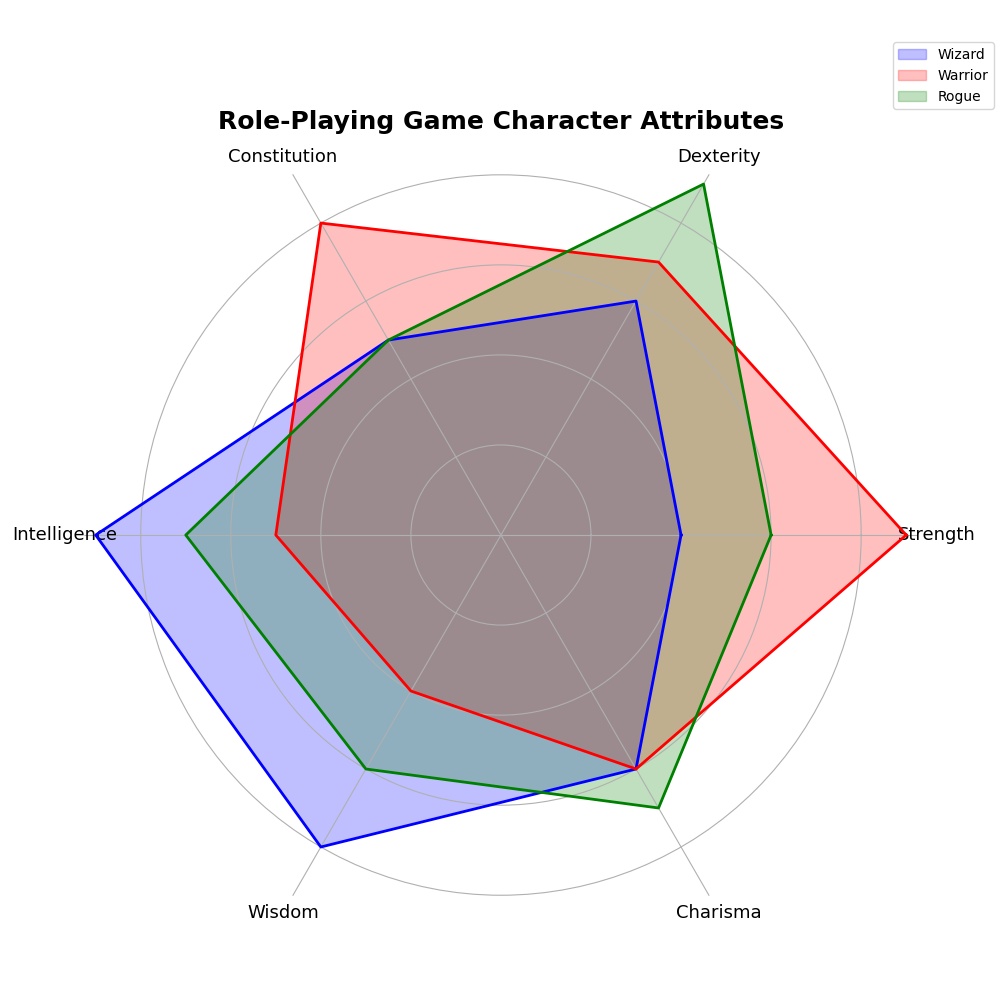

The Python source for this figure:
import matplotlib.pyplot as plt
import numpy as np

# Define the categories for fantasy role-playing game character attributes
categories = ['Strength', 'Dexterity', 'Constitution', 'Intelligence', 'Wisdom', 'Charisma']
n_vars = len(categories)

# Each character's attribute scores
wizard = [4, 6, 5, 9, 8, 6]
warrior = [9, 7, 8, 5, 4, 6]
rogue = [6, 9, 5, 7, 6, 7]

# Repeat the first value to close the radar chart loop
wizard += wizard[:1]
warrior += warrior[:1]
rogue += rogue[:1]

# Calculate angles for each category (including closure)
angles = np.linspace(0, 2 * np.pi, n_vars, endpoint=False).tolist()
angles += angles[:1]

# Initialize the radar chart
fig, ax = plt.subplots(figsize=(10, 10), subplot_kw=dict(polar=True))

# Plot each character and fill the areas
ax.fill(angles, wizard, color='blue', alpha=0.25, label='Wizard')
ax.plot(angles, wizard, color='blue', linewidth=2)

ax.fill(angles, warrior, color='red', alpha=0.25, label='Warrior')
ax.plot(angles, warrior, color='red', linewidth=2)

ax.fill(angles, rogue, color='green', alpha=0.25, label='Rogue')
ax.plot(angles, rogue, color='green', linewidth=2)

# Set the labels for each category
ax.set_xticks(angles[:-1])
ax.set_xticklabels(categories, fontsize=13)

# Title and legend with clear positioning
plt.title('Role-Playing Game Character Attributes', size=18, weight='bold', va='top')
ax.legend(loc='upper right', bbox_to_anchor=(1.1, 1.1))

# Customize radial axis and hide y-ticks
ax.set_yticklabels([])
ax.set_rlabel_position(0)
ax.spines['polar'].set_visible(False)

# Improve layout to prevent overlapping
plt.tight_layout()

# Display the plot
plt.show()
